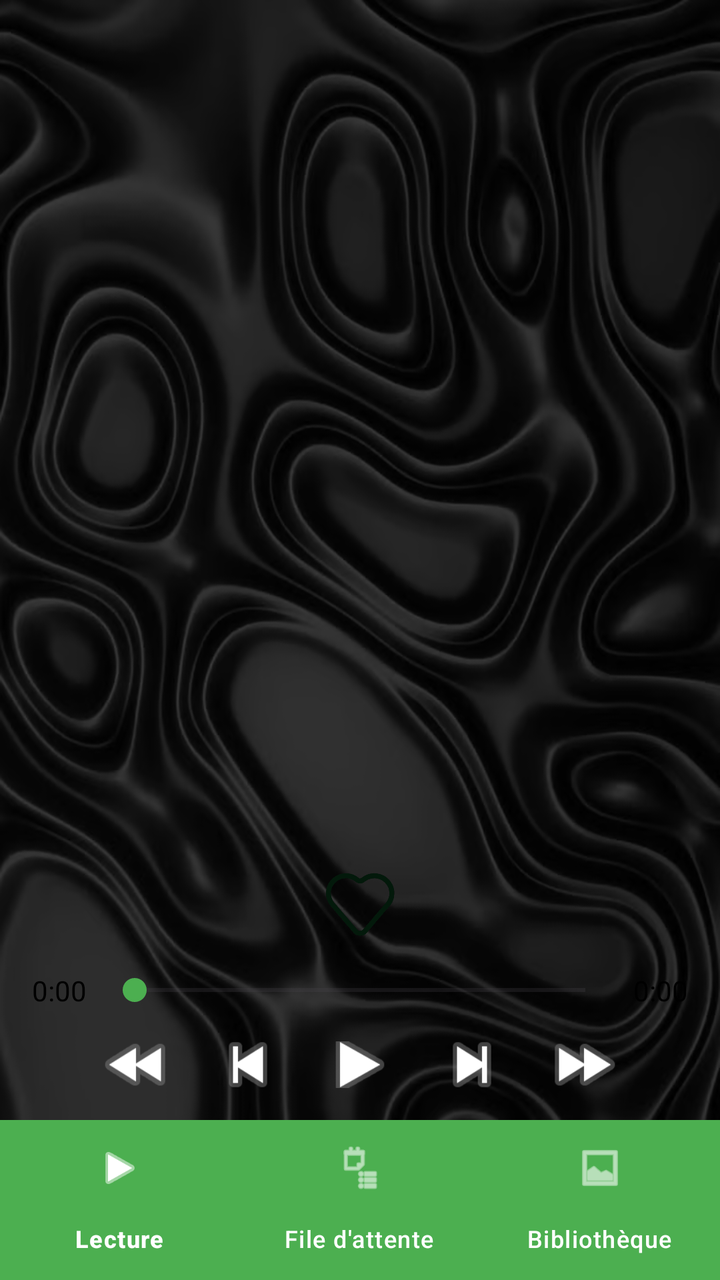
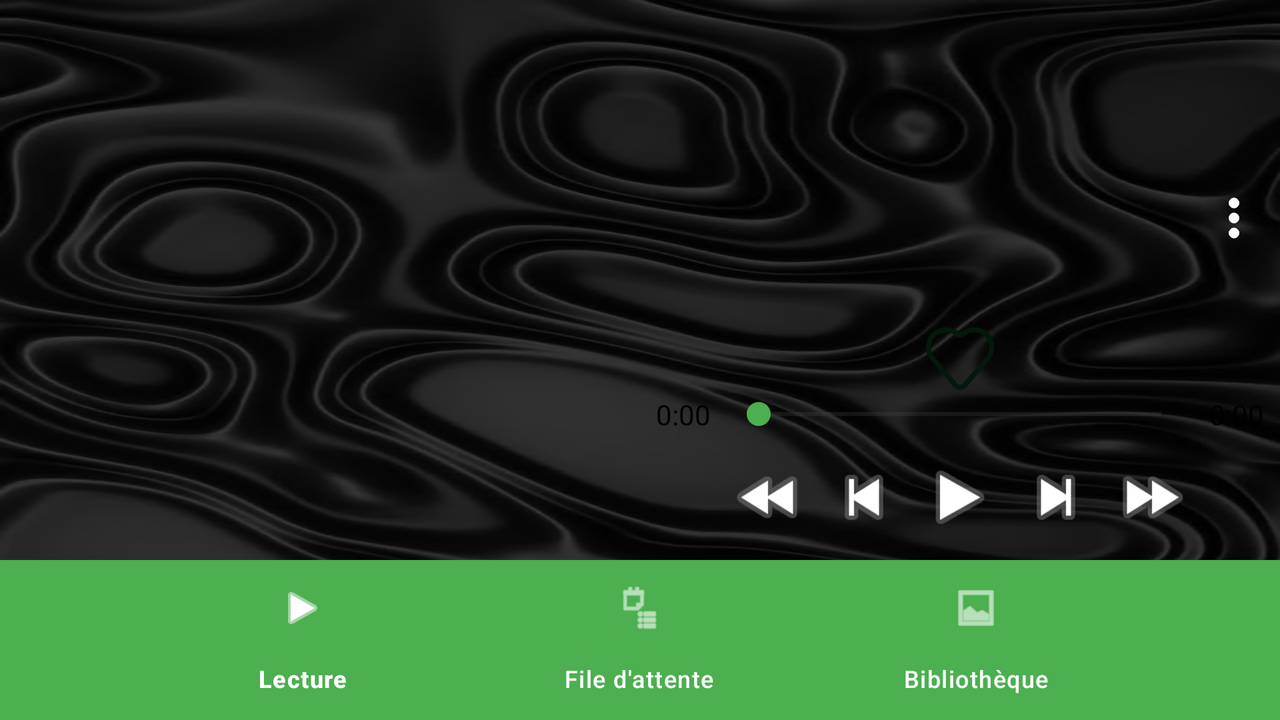

An Android layout and its configuration variant, each rendered on a device that would load it. The default file and the variant file are quoted in full after the pictures.
<!-- AndroidManifest.xml: application theme Theme.FSpotify -->
<!-- res/layout/activity_player.xml -->
<?xml version="1.0" encoding="utf-8"?>
<RelativeLayout xmlns:android="http://schemas.android.com/apk/res/android"
    xmlns:app="http://schemas.android.com/apk/res-auto"
    android:layout_width="match_parent"
    android:layout_height="match_parent"
    android:background="@drawable/wallpaper">

    
    <LinearLayout
        android:layout_width="match_parent"
        android:layout_height="match_parent"
        android:layout_above="@+id/bottom_navigation"
        android:orientation="vertical"
        android:padding="16dp">

        <LinearLayout
            android:layout_width="match_parent"
            android:layout_height="wrap_content"
            android:orientation="vertical">

            
            <FrameLayout
                android:id="@+id/media_container"
                android:layout_width="match_parent"
                android:layout_height="300dp"
                android:layout_marginTop="16dp">

                <ImageView
                    android:id="@+id/cover_image"
                    android:layout_width="match_parent"
                    android:layout_height="match_parent"
                    android:scaleType="fitCenter"
                    android:layout_marginTop="20dp"/>

                <ScrollView
                    android:id="@+id/lyrics_scroll"
                    android:layout_width="match_parent"
                    android:layout_height="match_parent"
                    android:visibility="gone">

                    <TextView
                        android:id="@+id/lyrics_text"
                        android:layout_width="match_parent"
                        android:layout_height="wrap_content"
                        android:padding="16dp"
                        android:textSize="20sp"
                        android:gravity="center_horizontal"
                        android:textAlignment="center" />

                </ScrollView>
            </FrameLayout>

            <TextView
                android:id="@+id/title_text"
                android:layout_width="wrap_content"
                android:layout_height="wrap_content"
                android:layout_marginTop="22dp"
                android:textSize="24sp"
                android:textStyle="bold"
                android:textColor="@color/black"
                android:layout_gravity="center_horizontal"/>

            <TextView
                android:id="@+id/artist_album_text"
                android:layout_width="wrap_content"
                android:layout_height="wrap_content"
                android:layout_marginTop="4dp"
                android:textSize="18sp"
                android:textStyle="italic"
                android:textColor="@android:color/black"
                android:layout_gravity="center_horizontal" />

            
            <ImageButton
                android:id="@+id/like_button"
                android:layout_width="35dp"
                android:layout_height="35dp"
                android:background="?attr/selectableItemBackgroundBorderless"
                android:src="@drawable/empty_like"
                android:layout_marginTop="20dp"
                android:contentDescription="like"
                android:layout_gravity="center_horizontal"
                android:scaleType="fitCenter"/>

            
            <LinearLayout
                android:layout_width="match_parent"
                android:layout_height="wrap_content"
                android:orientation="horizontal"
                android:layout_marginTop="16dp"
                android:gravity="center_vertical">

                <TextView
                    android:id="@+id/current_time"
                    android:layout_width="wrap_content"
                    android:layout_height="wrap_content"
                    android:text="0:00"
                    android:textSize="14sp"
                    android:layout_marginEnd="8dp"
                    android:textColor="@android:color/black" />

                <SeekBar
                    android:id="@+id/seek_bar"
                    android:layout_width="0dp"
                    android:layout_height="wrap_content"
                    android:layout_weight="1"
                    android:thumbTint="#4CAF50"
                    android:progressTint="#4CAF50"/>

                <TextView
                    android:id="@+id/total_duration"
                    android:layout_width="wrap_content"
                    android:layout_height="wrap_content"
                    android:text="0:00"
                    android:textSize="14sp"
                    android:layout_marginStart="8dp"
                    android:textColor="@android:color/black" />
            </LinearLayout>

            
            <LinearLayout
                android:layout_width="match_parent"
                android:layout_height="wrap_content"
                android:orientation="horizontal"
                android:gravity="center"
                android:layout_marginTop="16dp">

                <ImageButton
                    android:id="@+id/rewind_button"
                    android:layout_width="40dp"
                    android:layout_height="40dp"
                    android:background="?attr/selectableItemBackgroundBorderless"
                    android:src="@android:drawable/ic_media_rew"
                    android:contentDescription="Reculer 10s"
                    android:layout_margin="8dp"
                    android:scaleType="fitCenter"/>

                <ImageButton
                    android:id="@+id/prev_button"
                    android:layout_width="40dp"
                    android:layout_height="40dp"
                    android:background="?attr/selectableItemBackgroundBorderless"
                    android:src="@android:drawable/ic_media_previous"
                    android:contentDescription="Précédent"
                    android:layout_margin="8dp"
                    android:scaleType="fitCenter"/>

                <ImageButton
                    android:id="@+id/play_button"
                    android:layout_width="40dp"
                    android:layout_height="40dp"
                    android:background="?attr/selectableItemBackgroundBorderless"
                    android:src="@android:drawable/ic_media_play"
                    android:contentDescription="Lecture"
                    android:layout_margin="8dp"
                    android:scaleType="fitCenter"/>

                <ImageButton
                    android:id="@+id/next_button"
                    android:layout_width="40dp"
                    android:layout_height="40dp"
                    android:background="?attr/selectableItemBackgroundBorderless"
                    android:src="@android:drawable/ic_media_next"
                    android:contentDescription="Suivant"
                    android:layout_margin="8dp"
                    android:scaleType="fitCenter"/>

                <ImageButton
                    android:id="@+id/forward_button"
                    android:layout_width="40dp"
                    android:layout_height="40dp"
                    android:background="?attr/selectableItemBackgroundBorderless"
                    android:src="@android:drawable/ic_media_ff"
                    android:contentDescription="Avancer 10s"
                    android:layout_margin="8dp"
                    android:scaleType="fitCenter"/>
            </LinearLayout>
        </LinearLayout>
    </LinearLayout>

    
    <com.google.android.material.bottomnavigation.BottomNavigationView
        android:id="@+id/bottom_navigation"
        android:layout_width="match_parent"
        android:layout_height="wrap_content"
        android:layout_alignParentBottom="true"
        android:background="#4CAF50"
        app:itemIconTint="@android:color/white"
        app:itemTextColor="@android:color/white"
        app:menu="@menu/bottom_nav_menu" />

</RelativeLayout>
<!-- resources referenced by this layout -->
<resources>
  <color name="black">#FF000000</color>
  <!-- drawable empty_like: png bitmap (drawable, 14980 bytes) -->
  <!-- drawable wallpaper: png bitmap (drawable, 390833 bytes) -->
  <style name="Theme.FSpotify" parent="Base.Theme.FSpotify" />
  <style name="Base.Theme.FSpotify" parent="Theme.Material3.DayNight.NoActionBar">
          
          
      </style>
</resources>
<!-- res/layout-land/activity_player.xml (the repository's variant of the layout above) -->
<!-- drawn on the phone turned sideways -->
<?xml version="1.0" encoding="utf-8"?>
<RelativeLayout xmlns:android="http://schemas.android.com/apk/res/android"
    xmlns:app="http://schemas.android.com/apk/res-auto"
    android:layout_width="match_parent"
    android:layout_height="match_parent"
    android:background="@drawable/wallpaper">

    
    <LinearLayout
        android:layout_width="match_parent"
        android:layout_height="match_parent"
        android:layout_above="@+id/bottom_navigation"
        android:orientation="horizontal"
        android:padding="8dp">

        
        <FrameLayout
            android:id="@+id/media_container"
            android:layout_width="0dp"
            android:layout_height="match_parent"
            android:layout_weight="1"
            android:layout_marginEnd="8dp">

            <ImageView
                android:id="@+id/cover_image"
                android:layout_width="match_parent"
                android:layout_height="match_parent"
                android:scaleType="fitCenter"
                android:layout_gravity="center" />

            <ScrollView
                android:id="@+id/lyrics_scroll"
                android:layout_width="match_parent"
                android:layout_height="match_parent"
                android:visibility="gone">

                <TextView
                    android:id="@+id/lyrics_text"
                    android:layout_width="match_parent"
                    android:layout_height="wrap_content"
                    android:padding="16dp"
                    android:textSize="18sp"
                    android:gravity="center_horizontal"
                    android:textAlignment="center" />

            </ScrollView>
        </FrameLayout>

        
        <LinearLayout
            android:layout_width="0dp"
            android:layout_marginTop="70dp"
            android:layout_height="match_parent"
            android:layout_weight="1"
            android:orientation="vertical"
            android:layout_marginStart="8dp">

            
            <RelativeLayout
                android:layout_width="match_parent"
                android:layout_height="wrap_content"
                android:layout_marginTop="16dp">

                <TextView
                    android:id="@+id/title_text"
                    android:layout_width="wrap_content"
                    android:layout_height="wrap_content"
                    android:textSize="22sp"
                    android:textStyle="bold"
                    android:textColor="@color/black"
                    android:layout_centerHorizontal="true"/>

                <ImageButton
                    android:id="@+id/info_button"
                    android:layout_width="30dp"
                    android:layout_height="30dp"
                    android:layout_alignParentEnd="true"
                    android:layout_centerVertical="true"
                    android:background="?attr/selectableItemBackgroundBorderless"
                    android:src="@drawable/ic_more_vert"
                    android:contentDescription="Plus d'informations"
                    android:scaleType="fitCenter"/>
            </RelativeLayout>

            <TextView
                android:id="@+id/artist_album_text"
                android:layout_width="wrap_content"
                android:layout_height="wrap_content"
                android:layout_marginTop="4dp"
                android:textSize="16sp"
                android:textStyle="italic"
                android:textColor="@android:color/black"
                android:layout_gravity="center_horizontal" />

            
            <ImageButton
                android:id="@+id/like_button"
                android:layout_width="35dp"
                android:layout_height="35dp"
                android:background="?attr/selectableItemBackgroundBorderless"
                android:src="@drawable/empty_like"
                android:layout_marginTop="12dp"
                android:contentDescription="like"
                android:layout_gravity="center_horizontal"
                android:scaleType="fitCenter"/>

            
            <Space
                android:layout_width="match_parent"
                android:layout_height="0dp"
                android:layout_weight="1" />

            
            <LinearLayout
                android:layout_width="match_parent"
                android:layout_height="wrap_content"
                android:orientation="horizontal"
                android:layout_marginTop="1dp"
                android:gravity="center_vertical">

                <TextView
                    android:id="@+id/current_time"
                    android:layout_width="wrap_content"
                    android:layout_height="wrap_content"
                    android:text="0:00"
                    android:textSize="14sp"
                    android:layout_marginEnd="8dp"
                    android:textColor="@android:color/black" />

                <SeekBar
                    android:id="@+id/seek_bar"
                    android:layout_width="0dp"
                    android:layout_height="wrap_content"
                    android:layout_weight="1"
                    android:thumbTint="#4CAF50"
                    android:progressTint="#4CAF50"/>

                <TextView
                    android:id="@+id/total_duration"
                    android:layout_width="wrap_content"
                    android:layout_height="wrap_content"
                    android:text="0:00"
                    android:textSize="14sp"
                    android:layout_marginStart="8dp"
                    android:textColor="@android:color/black" />
            </LinearLayout>

            
            <LinearLayout
                android:layout_width="match_parent"
                android:layout_height="wrap_content"
                android:orientation="horizontal"
                android:gravity="center"
                android:layout_marginTop="8dp"
                android:layout_marginBottom="8dp">

                <ImageButton
                    android:id="@+id/rewind_button"
                    android:layout_width="40dp"
                    android:layout_height="40dp"
                    android:background="?attr/selectableItemBackgroundBorderless"
                    android:src="@android:drawable/ic_media_rew"
                    android:contentDescription="Reculer 10s"
                    android:layout_margin="4dp"
                    android:scaleType="fitCenter"/>

                <ImageButton
                    android:id="@+id/prev_button"
                    android:layout_width="40dp"
                    android:layout_height="40dp"
                    android:background="?attr/selectableItemBackgroundBorderless"
                    android:src="@android:drawable/ic_media_previous"
                    android:contentDescription="Précédent"
                    android:layout_margin="4dp"
                    android:scaleType="fitCenter"/>

                <ImageButton
                    android:id="@+id/play_button"
                    android:layout_width="40dp"
                    android:layout_height="40dp"
                    android:background="?attr/selectableItemBackgroundBorderless"
                    android:src="@android:drawable/ic_media_play"
                    android:contentDescription="Lecture"
                    android:layout_margin="4dp"
                    android:scaleType="fitCenter"/>

                <ImageButton
                    android:id="@+id/next_button"
                    android:layout_width="40dp"
                    android:layout_height="40dp"
                    android:background="?attr/selectableItemBackgroundBorderless"
                    android:src="@android:drawable/ic_media_next"
                    android:contentDescription="Suivant"
                    android:layout_margin="4dp"
                    android:scaleType="fitCenter"/>

                <ImageButton
                    android:id="@+id/forward_button"
                    android:layout_width="40dp"
                    android:layout_height="40dp"
                    android:background="?attr/selectableItemBackgroundBorderless"
                    android:src="@android:drawable/ic_media_ff"
                    android:contentDescription="Avancer 10s"
                    android:layout_margin="4dp"
                    android:scaleType="fitCenter"/>
            </LinearLayout>
        </LinearLayout>
    </LinearLayout>

    
    <com.google.android.material.bottomnavigation.BottomNavigationView
        android:id="@+id/bottom_navigation"
        android:layout_width="match_parent"
        android:layout_height="wrap_content"
        android:layout_alignParentBottom="true"
        android:background="#4CAF50"
        app:itemIconTint="@android:color/white"
        app:itemTextColor="@android:color/white"
        app:menu="@menu/bottom_nav_menu" />

</RelativeLayout>
<!-- resources referenced by the variant -->
<!-- as the phone turned sideways resolves them -->
<resources>
  <color name="black">#FF000000</color>
  <!-- drawable empty_like: png bitmap (drawable, 14980 bytes) -->
  <!-- drawable ic_more_vert (drawable) -->
  <?xml version="1.0" encoding="utf-8"?>
  <vector xmlns:android="http://schemas.android.com/apk/res/android"
      android:width="24dp"
      android:height="24dp"
      android:viewportWidth="24"
      android:viewportHeight="24">
      <path
          android:fillColor="#FFFFFF"
          android:pathData="M12,8c1.1,0 2,-0.9 2,-2s-0.9,-2 -2,-2 -2,0.9 -2,2 0.9,2 2,2zM12,10c-1.1,0 -2,0.9 -2,2s0.9,2 2,2 2,-0.9 2,-2 -0.9,-2 -2,-2zM12,16c-1.1,0 -2,0.9 -2,2s0.9,2 2,2 2,-0.9 2,-2 -0.9,-2 -2,-2z"/>
      
      <path
          android:strokeColor="#FFFFFF"
          android:strokeWidth="0"
          android:pathData="M12,8c1.1,0 2,-0.9 2,-2s-0.9,-2 -2,-2 -2,0.9 -2,2 0.9,2 2,2zM12,10c-1.1,0 -2,0.9 -2,2s0.9,2 2,2 2,-0.9 2,-2 -0.9,-2 -2,-2zM12,16c-1.1,0 -2,0.9 -2,2s0.9,2 2,2 2,-0.9 2,-2 -0.9,-2 -2,-2z"/>
  </vector>
  <!-- drawable wallpaper: png bitmap (drawable, 390833 bytes) -->
  <style name="Theme.FSpotify" parent="Base.Theme.FSpotify" />
  <style name="Base.Theme.FSpotify" parent="Theme.Material3.DayNight.NoActionBar">
          
          
      </style>
</resources>
